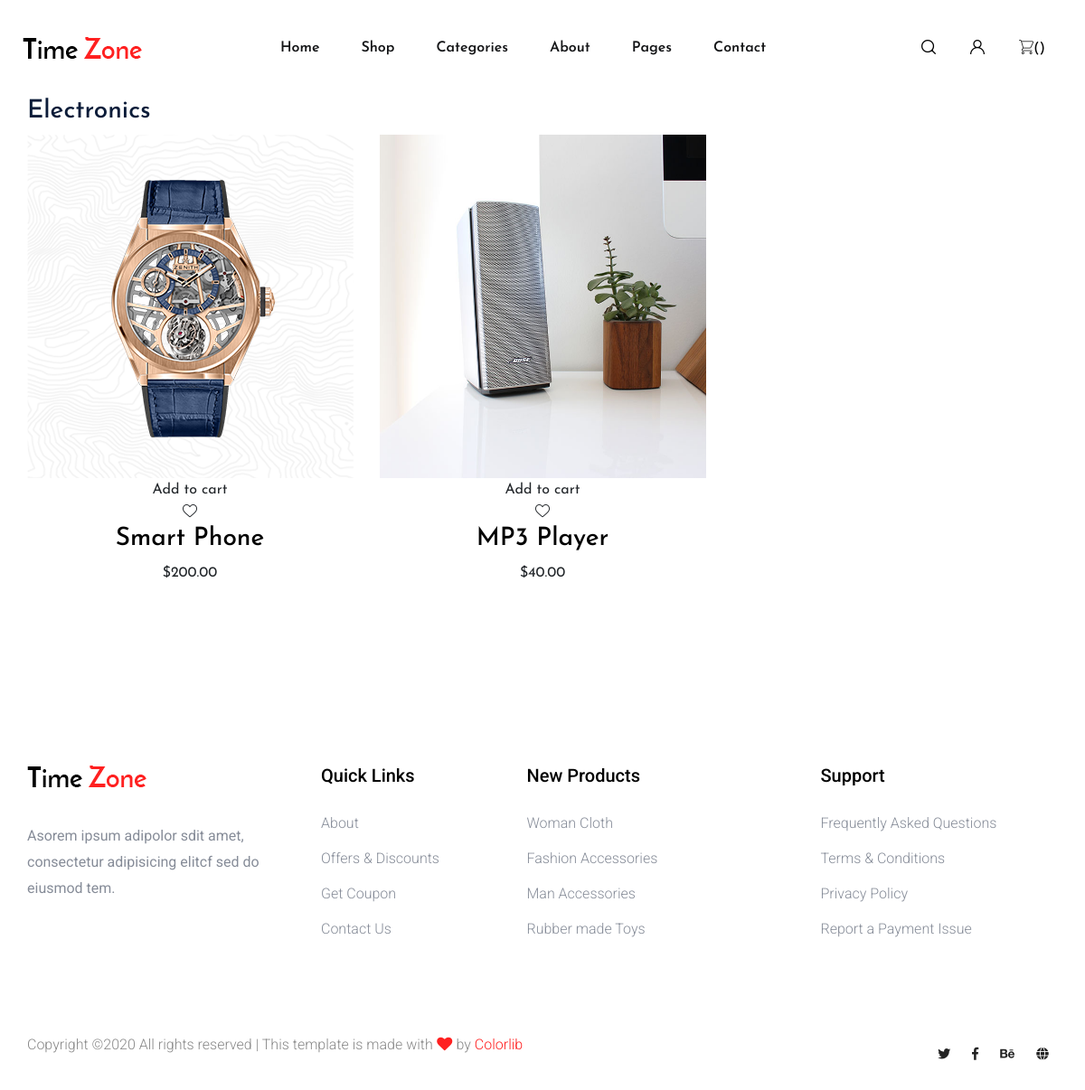
The page /categories/electronics/ on the database its author committed.
### product/models.py (models this page shows, shortened)
class Category(models.Model):
    title        = models.CharField(max_length=120, unique=True)
    slug         = models.SlugField(unique=True)
    description  = models.TextField(blank=True,null=True)
    active       = models.BooleanField(default=True)
    timestamp    = models.DateTimeField(auto_now_add=True)
    updated      = models.DateTimeField(auto_now=True)
    def __str__(self):
        return self.title

class Product(models.Model):
    title        = models.CharField(max_length=120)
    description  = models.TextField(null=True,blank=True)
    price        = models.DecimalField(decimal_places=2, max_digits=20)
    active       = models.BooleanField(default=True)
    categories   = models.ManyToManyField('Category', related_name='product_category',blank=True)
    default      = models.ForeignKey('Category', on_delete=models.CASCADE, related_name='default_category', null=True,blank=True)
    objects = ProductManager()
    class Meta:
        ordering = ['-title']
    def get_absolute_url(self):
        return reverse('products:product_detail',kwargs={'pk':self.pk})
    def get_image_url(self):
        img = self.product_image.first()
        if img:
            return img.image.url
        return img

class ProductImage(models.Model):
    product = models.ForeignKey(Product,on_delete=models.CASCADE, related_name='product_image')
    image   = models.ImageField(upload_to=image_upload_to)

### product/views.py (the view)
class CategoryDetailView(DetailView):
    model = Category
    template_name = 'products/category_detail.html'
    def get_context_data(self,*args,**kwargs):
        context = super(CategoryDetailView, self).get_context_data(*args, **kwargs)
        obj = self.get_object()
        product_set = obj.product_category.all()
        default_products = obj.default_category.all()
        products = ( product_set | default_products ).distinct()
        context["products"] = products
        return context

### product/models.py (called while the page is built)
    def active(self):
        return self.filter(active=True)

    def get_queryset(self):
        return ProductQuerySet(self.model, using=self._db)

    def all(self, *args, **kwargs):
        return self.get_queryset().active()

### product/templates/products/category_detail.html
{% extends 'theme/base.html' %}{% load static %}
{% block content %}
<div class="container">
    <h3>{{object}}</h3>
    <div class="row">
        {% for product in products %}
        <div class="col-xl-4 col-lg-4 col-md-6 col-sm-6">
            <div class="single-popular-items mb-50 text-center">
                <div class="popular-img">
                    {% if product.get_image_url %}
                    <img src="{{product.get_image_url}}" alt="" width="361px" height="380px">
                    {% else %}
                    <img src="{% static 'assets/img/gallery/popular2.png' %}" alt="">
                    {% endif %}
                    <div class="img-cap">
                        <span>Add to cart</span>
                    </div>
                    <div class="favorit-items">
                        <span class="flaticon-heart"></span>
                    </div>
                </div>
                <div class="popular-caption">
                    <h3><a href="{{product.get_absolute_url}}" style="color: black;">{{product.title}}</a></h3>
                    <span>${{product.price}}</span>
                </div>
            </div>
        </div>
        {% endfor %}
    </div>
</div>
{% endblock %}

### rows shown on the page
Category: title "Electronics"
Product: get_image_url (placeholder picture), title "Smart Phone", price "200.00"
Product: get_image_url (placeholder picture), title "MP3 Player", price "40.00"
